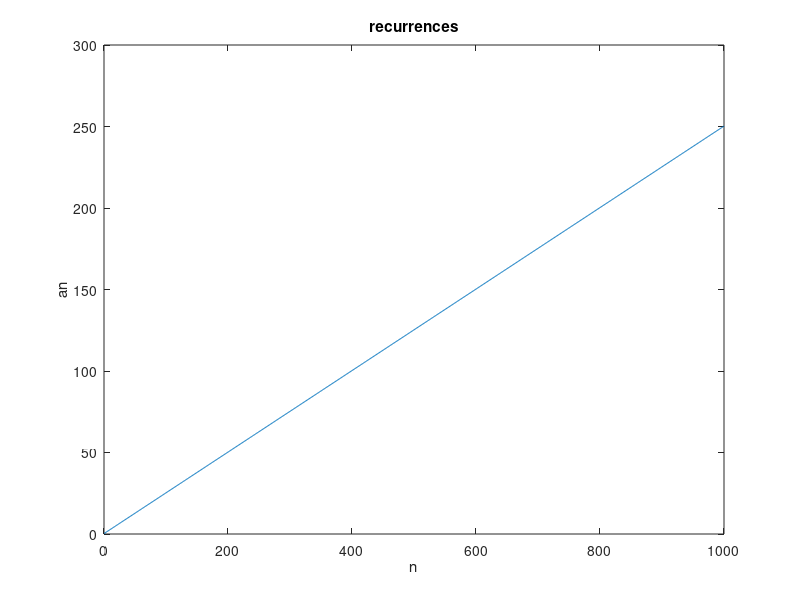

This chart was generated by the following MATLAB code:
tam = 1000;
n = 2;
an = zeros(tam, 1);
an(1) = 0;
an(2) = 0;
an(3) = 0;

while n <= tam
  an(n) = ((((n-3) * an(n-1))/ n) + 1);
  n=n+1;
end

plot(an)
xlabel('n');
ylabel('an');
title('recurrences');

an(999)